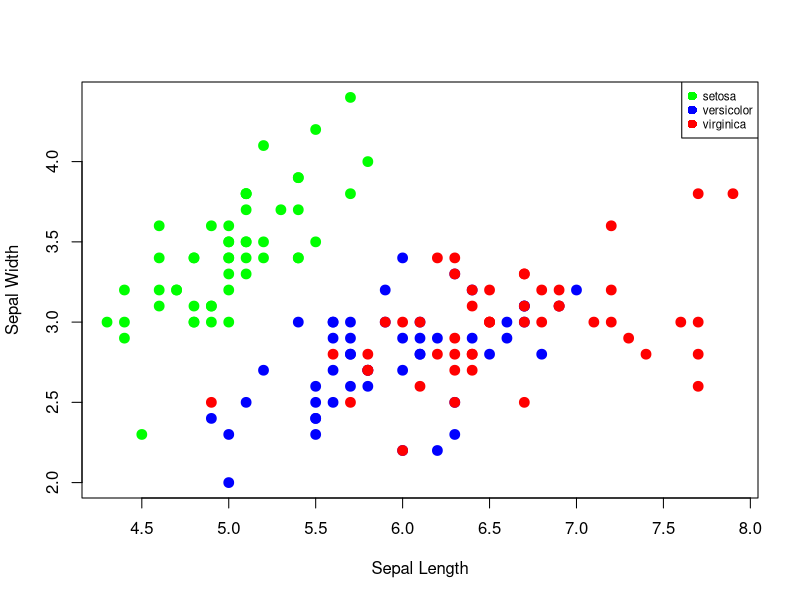
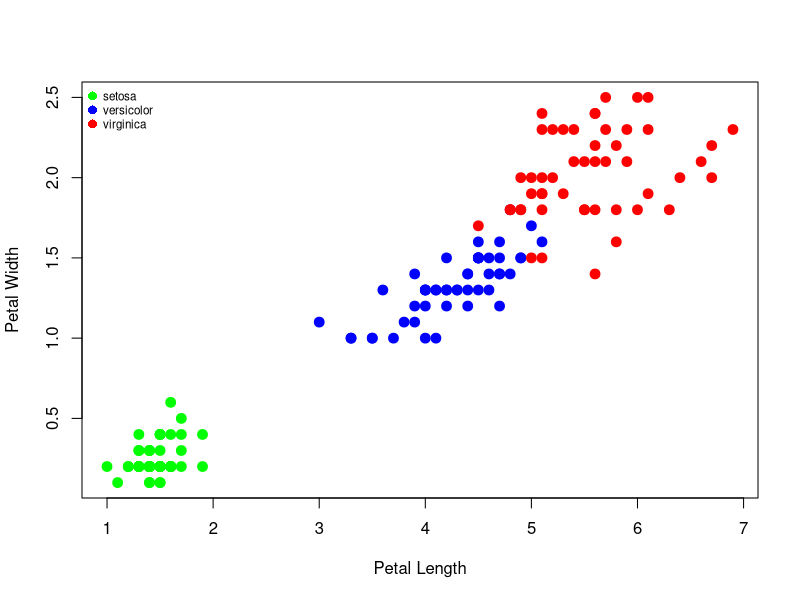

R code for these plots, in order:
# iris

# https://www.datacamp.com/community/tutorials/machine-learning-in-r


# Read in `iris` data
#iris <- read.csv(url("http://archive.ics.uci.edu/ml/machine-learning-databases/iris/iris.data"), 
#                 header = FALSE) 

# Print first lines
#head(iris)

# Add column names
#names(iris) <- c("Sepal.Length", "Sepal.Width", "Petal.Length", "Petal.Width", "Species")

# Check the result
#iris

# У нас есть уже iris, посмотрим...
str(iris)
# Division of `Species`
table(iris$Species) 

# Percentual division of `Species`
round(prop.table(table(iris$Species)) * 100, digits = 1)

# минимумы максимумы
min(iris$Sepal.Length)
max(iris$Sepal.Width)
min(iris$Petal.Length)
max(iris$Petal.Width)

# разобьем
setosa <- iris[iris$Species == "setosa",]
versicolor <- iris[iris$Species == "versicolor",]
virginica <- iris[iris$Species == "virginica",]

# посмотримс Sepal
plot(setosa$Sepal.Length, setosa$Sepal.Width, col = "green", pch = 19, cex = 1.3,
     xlim = range(iris$Sepal.Length), ylim = range(iris$Sepal.Width),
     xlab = "Sepal Length", ylab = "Sepal Width")
points(versicolor$Sepal.Length, versicolor$Sepal.Width, col = "blue", pch = 19, cex = 1.3)
points(virginica$Sepal.Length, virginica$Sepal.Width, col = "red", pch = 19, cex = 1.3)
legend(x = "topright", legend = c("setosa", "versicolor", "virginica"),
       col=c("green", "blue", "red"),
       cex = 0.7, pch = 16, pt.cex = 1.2)



# посмотримс Petal
plot(setosa$Petal.Length, setosa$Petal.Width, col = "green", pch = 19, cex = 1.3,
     xlim = range(iris$Petal.Length), ylim = range(iris$Petal.Width),
     xlab = "Petal Length", ylab = "Petal Width")
points(versicolor$Petal.Length, versicolor$Petal.Width, col = "blue", pch = 19, cex = 1.3)
points(virginica$Petal.Length, virginica$Petal.Width, col = "red", pch = 19, cex = 1.3)
legend(x = "topleft", legend = c("setosa", "versicolor", "virginica"),
       col=c("green", "blue", "red"),
       bty = "n", # без бордюра
       cex = 0.7, pch = 16, pt.cex = 1.2)


# корреляции для Petal
# Overall correlation `Petal.Length` and `Petal.Width`
cor(iris$Petal.Length, iris$Petal.Width)

# Return values of `iris` levels 
x <- levels(iris$Species)

# Print Setosa correlation matrix
print(x[1])
cor(iris[iris$Species==x[1],1:4])

# Print Versicolor correlation matrix
print(x[2])
cor(iris[iris$Species==x[2],1:4])

# Print Virginica correlation matrix
print(x[3])
cor(iris[iris$Species==x[3],1:4])

### Summary overview of `iris`
summary(iris) 

# Refined summary overview
summary(iris[c("Petal.Width", "Sepal.Width")])


################################################
#install.packages("class")
#any(grepl("<name of your package>", installed.packages()))
library(class)

###### Build your own `normalize()` function
normalize <- function(x) {
        num <- x - min(x)
        denom <- max(x) - min(x)
        return (num/denom)
}

# Normalize the `iris` data
iris_norm <- as.data.frame(lapply(iris[1:4], normalize))

# Summarize `iris_norm`
summary(iris_norm)

##################

set.seed(1234)

ind <- sample(2, nrow(iris), replace=TRUE, prob=c(0.67, 0.33))

# Compose training set
iris.training <- iris[ind==1, 1:4]

# Inspect training set
head(iris.training)

# Compose test set
iris.test <- iris[ind==2, 1:4]

# Inspect test set
head(iris.test)

# Compose `iris` training labels
iris.trainLabels <- iris[ind==1,5]

# Inspect result
print(iris.trainLabels)

# Compose `iris` test labels
iris.testLabels <- iris[ind==2, 5]

# Inspect result
print(iris.testLabels)




